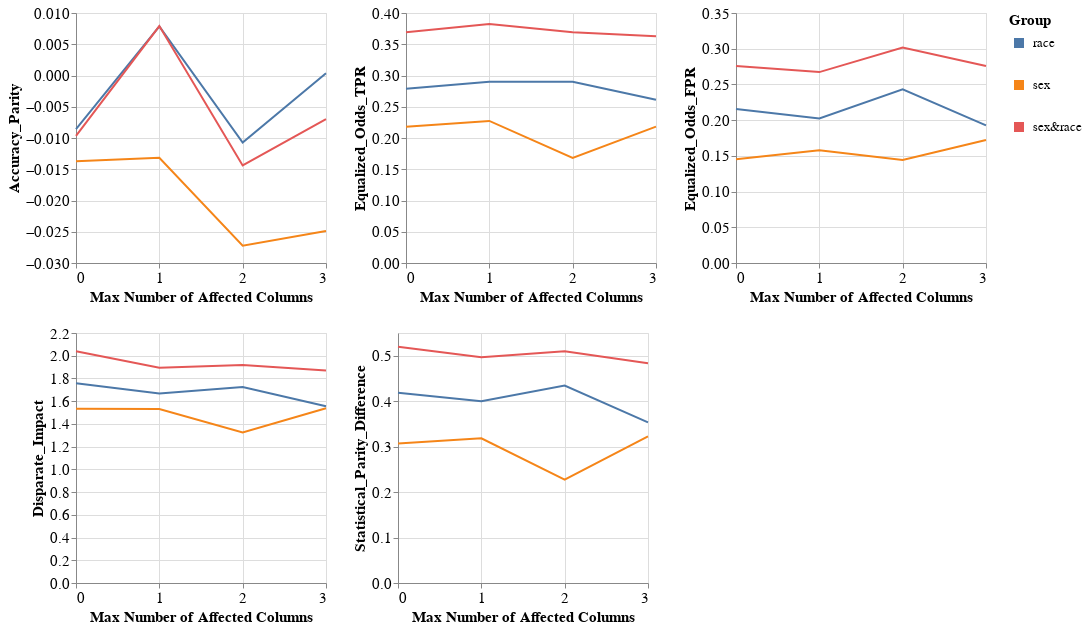

Write notebook code for a chart like this one.
### Code cell
visualizer.create_groups_grid_pct_lines_plot(model_name=MODEL_NAMES[0],
                                             target_preprocessing_technique=PREPROCESSING_TECHNIQUES[0],
                                             group_metrics_type='fairness',
                                             mode='max_num_columns')

### Figure 1 — Vega-Lite specification as saved in the notebook (floating-point values rounded to 4 significant figures)
{"config": {"view": {"continuousWidth": 400, "continuousHeight": 300}, "axis": {"labelFontSize": 15, "titleFontSize": 15}, "legend": {"labelFontSize": 13, "symbolStrokeWidth": 10, "titleFontSize": 15}}, "vconcat": [{"hconcat": [{"mark": "line", "encoding": {"color": {"field": "Group", "type": "nominal"}, "x": {"axis": {"tickMinStep": 1}, "field": "Percentage", "title": "Max Number of Affected Columns", "type": "quantitative"}, "y": {"field": "Metric_Value", "title": "Accuracy_Parity", "type": "quantitative"}}, "height": 250, "width": 250}, {"data": {"name": "data-44cafb33a26b37f59bd42b85cc00d811"}, "mark": "line", "encoding": {"color": {"field": "Group", "type": "nominal"}, "x": {"axis": {"tickMinStep": 1}, "field": "Percentage", "title": "Max Number of Affected Columns", "type": "quantitative"}, "y": {"field": "Metric_Value", "title": "Equalized_Odds_TPR", "type": "quantitative"}}, "height": 250, "width": 250}, {"data": {"name": "data-6a9d8d95655f7c29046fcf9000c4486e"}, "mark": "line", "encoding": {"color": {"field": "Group", "type": "nominal"}, "x": {"axis": {"tickMinStep": 1}, "field": "Percentage", "title": "Max Number of Affected Columns", "type": "quantitative"}, "y": {"field": "Metric_Value", "title": "Equalized_Odds_FPR", "type": "quantitative"}}, "height": 250, "width": 250}]}, {"hconcat": [{"mark": "line", "encoding": {"color": {"field": "Group", "type": "nominal"}, "x": {"axis": {"tickMinStep": 1}, "field": "Percentage", "title": "Max Number of Affected Columns", "type": "quantitative"}, "y": {"field": "Metric_Value", "title": "Disparate_Impact", "type": "quantitative"}}, "height": 250, "width": 250}, {"data": {"name": "data-d65d584b7b8918fbfc87af2b1df2d23b"}, "mark": "line", "encoding": {"color": {"field": "Group", "type": "nominal"}, "x": {"axis": {"tickMinStep": 1}, "field": "Percentage", "title": "Max Number of Affected Columns", "type": "quantitative"}, "y": {"field": "Metric_Value", "title": "Statistical_Parity_Difference", "type": "quantitative"}}, "height": 250, "width": 250}], "data": {"name": "data-86d1e2ede0162e6ae31dd10bfd8ccee6"}}], "data": {"name": "data-66c49a10ad673d54d7398e5b073394ca"}, "$schema": "https://vega.github.io/schema/vega-lite/v4.17.0.json", "datasets": {"data-66c49a10ad673d54d7398e5b073394ca": [{"Model_Name": "DecisionTreeClassifier", "Metric": "Accuracy_Parity", "Group": "race", "Metric_Value": -0.008563, "Percentage": 0.0}, {"Model_Name": "DecisionTreeClassifier", "Metric": "Accuracy_Parity", "Group": "sex", "Metric_Value": -0.0137, "Percentage": 0.0}, {"Model_Name": "DecisionTreeClassifier", "Metric": "Accuracy_Parity", "Group": "sex&race", "Metric_Value": -0.00965, "Percentage": 0.0}, {"Model_Name": "DecisionTreeClassifier", "Metric": "Accuracy_Parity", "Group": "race", "Metric_Value": 0.007853, "Percentage": 1.0}, {"Model_Name": "DecisionTreeClassifier", "Metric": "Accuracy_Parity", "Group": "sex", "Metric_Value": -0.01317, "Percentage": 1.0}, {"Model_Name": "DecisionTreeClassifier", "Metric": "Accuracy_Parity", "Group": "sex&race", "Metric_Value": 0.00791, "Percentage": 1.0}, {"Model_Name": "DecisionTreeClassifier", "Metric": "Accuracy_Parity", "Group": "race", "Metric_Value": -0.01072, "Percentage": 2.0}, {"Model_Name": "DecisionTreeClassifier", "Metric": "Accuracy_Parity", "Group": "sex", "Metric_Value": -0.02722, "Percentage": 2.0}, {"Model_Name": "DecisionTreeClassifier", "Metric": "Accuracy_Parity", "Group": "sex&race", "Metric_Value": -0.0144, "Percentage": 2.0}, {"Model_Name": "DecisionTreeClassifier", "Metric": "Accuracy_Parity", "Group": "race", "Metric_Value": 0.0003474, "Percentage": 3.0}, {"Model_Name": "DecisionTreeClassifier", "Metric": "Accuracy_Parity", "Group": "sex", "Metric_Value": -0.02488, "Percentage": 3.0}, {"Model_Name": "DecisionTreeClassifier", "Metric": "Accuracy_Parity", "Group": "sex&race", "Metric_Value": -0.00696, "Percentage": 3.0}], "data-44cafb33a26b37f59bd42b85cc00d811": [{"Model_Name": "DecisionTreeClassifier", "Metric": "Equalized_Odds_TPR", "Group": "race", "Metric_Value": 0.2787, "Percentage": 0.0}, {"Model_Name": "DecisionTreeClassifier", "Metric": "Equalized_Odds_TPR", "Group": "sex", "Metric_Value": 0.2182, "Percentage": 0.0}, {"Model_Name": "DecisionTreeClassifier", "Metric": "Equalized_Odds_TPR", "Group": "sex&race", "Metric_Value": 0.3693, "Percentage": 0.0}, {"Model_Name": "DecisionTreeClassifier", "Metric": "Equalized_Odds_TPR", "Group": "race", "Metric_Value": 0.2901, "Percentage": 1.0}, {"Model_Name": "DecisionTreeClassifier", "Metric": "Equalized_Odds_TPR", "Group": "sex", "Metric_Value": 0.2273, "Percentage": 1.0}, {"Model_Name": "DecisionTreeClassifier", "Metric": "Equalized_Odds_TPR", "Group": "sex&race", "Metric_Value": 0.3824, "Percentage": 1.0}, {"Model_Name": "DecisionTreeClassifier", "Metric": "Equalized_Odds_TPR", "Group": "race", "Metric_Value": 0.2901, "Percentage": 2.0}, {"Model_Name": "DecisionTreeClassifier", "Metric": "Equalized_Odds_TPR", "Group": "sex", "Metric_Value": 0.1682, "Percentage": 2.0}, {"Model_Name": "DecisionTreeClassifier", "Metric": "Equalized_Odds_TPR", "Group": "sex&race", "Metric_Value": 0.3693, "Percentage": 2.0}, {"Model_Name": "DecisionTreeClassifier", "Metric": "Equalized_Odds_TPR", "Group": "race", "Metric_Value": 0.2612, "Percentage": 3.0}, {"Model_Name": "DecisionTreeClassifier", "Metric": "Equalized_Odds_TPR", "Group": "sex", "Metric_Value": 0.2182, "Percentage": 3.0}, {"Model_Name": "DecisionTreeClassifier", "Metric": "Equalized_Odds_TPR", "Group": "sex&race", "Metric_Value": 0.3627, "Percentage": 3.0}], "data-6a9d8d95655f7c29046fcf9000c4486e": [{"Model_Name": "DecisionTreeClassifier", "Metric": "Equalized_Odds_FPR", "Group": "race", "Metric_Value": 0.2155, "Percentage": 0.0}, {"Model_Name": "DecisionTreeClassifier", "Metric": "Equalized_Odds_FPR", "Group": "sex", "Metric_Value": 0.1451, "Percentage": 0.0}, {"Model_Name": "DecisionTreeClassifier", "Metric": "Equalized_Odds_FPR", "Group": "sex&race", "Metric_Value": 0.2759, "Percentage": 0.0}, {"Model_Name": "DecisionTreeClassifier", "Metric": "Equalized_Odds_FPR", "Group": "race", "Metric_Value": 0.2025, "Percentage": 1.0}, {"Model_Name": "DecisionTreeClassifier", "Metric": "Equalized_Odds_FPR", "Group": "sex", "Metric_Value": 0.1577, "Percentage": 1.0}, {"Model_Name": "DecisionTreeClassifier", "Metric": "Equalized_Odds_FPR", "Group": "sex&race", "Metric_Value": 0.2672, "Percentage": 1.0}, {"Model_Name": "DecisionTreeClassifier", "Metric": "Equalized_Odds_FPR", "Group": "race", "Metric_Value": 0.243, "Percentage": 2.0}, {"Model_Name": "DecisionTreeClassifier", "Metric": "Equalized_Odds_FPR", "Group": "sex", "Metric_Value": 0.1442, "Percentage": 2.0}, {"Model_Name": "DecisionTreeClassifier", "Metric": "Equalized_Odds_FPR", "Group": "sex&race", "Metric_Value": 0.3017, "Percentage": 2.0}, {"Model_Name": "DecisionTreeClassifier", "Metric": "Equalized_Odds_FPR", "Group": "race", "Metric_Value": 0.1926, "Percentage": 3.0}, {"Model_Name": "DecisionTreeClassifier", "Metric": "Equalized_Odds_FPR", "Group": "sex", "Metric_Value": 0.1722, "Percentage": 3.0}, {"Model_Name": "DecisionTreeClassifier", "Metric": "Equalized_Odds_FPR", "Group": "sex&race", "Metric_Value": 0.2759, "Percentage": 3.0}], "data-86d1e2ede0162e6ae31dd10bfd8ccee6": [{"Model_Name": "DecisionTreeClassifier", "Metric": "Disparate_Impact", "Group": "race", "Metric_Value": 1.757, "Percentage": 0.0}, {"Model_Name": "DecisionTreeClassifier", "Metric": "Disparate_Impact", "Group": "sex", "Metric_Value": 1.534, "Percentage": 0.0}, {"Model_Name": "DecisionTreeClassifier", "Metric": "Disparate_Impact", "Group": "sex&race", "Metric_Value": 2.039, "Percentage": 0.0}, {"Model_Name": "DecisionTreeClassifier", "Metric": "Disparate_Impact", "Group": "race", "Metric_Value": 1.667, "Percentage": 1.0}, {"Model_Name": "DecisionTreeClassifier", "Metric": "Disparate_Impact", "Group": "sex", "Metric_Value": 1.53, "Percentage": 1.0}, {"Model_Name": "DecisionTreeClassifier", "Metric": "Disparate_Impact", "Group": "sex&race", "Metric_Value": 1.894, "Percentage": 1.0}, {"Model_Name": "DecisionTreeClassifier", "Metric": "Disparate_Impact", "Group": "race", "Metric_Value": 1.724, "Percentage": 2.0}, {"Model_Name": "DecisionTreeClassifier", "Metric": "Disparate_Impact", "Group": "sex", "Metric_Value": 1.325, "Percentage": 2.0}, {"Model_Name": "DecisionTreeClassifier", "Metric": "Disparate_Impact", "Group": "sex&race", "Metric_Value": 1.918, "Percentage": 2.0}, {"Model_Name": "DecisionTreeClassifier", "Metric": "Disparate_Impact", "Group": "race", "Metric_Value": 1.556, "Percentage": 3.0}, {"Model_Name": "DecisionTreeClassifier", "Metric": "Disparate_Impact", "Group": "sex", "Metric_Value": 1.538, "Percentage": 3.0}, {"Model_Name": "DecisionTreeClassifier", "Metric": "Disparate_Impact", "Group": "sex&race", "Metric_Value": 1.871, "Percentage": 3.0}], "data-d65d584b7b8918fbfc87af2b1df2d23b": [{"Model_Name": "DecisionTreeClassifier", "Metric": "Statistical_Parity_Difference", "Group": "race", "Metric_Value": 0.4185, "Percentage": 0.0}, {"Model_Name": "DecisionTreeClassifier", "Metric": "Statistical_Parity_Difference", "Group": "sex", "Metric_Value": 0.3068, "Percentage": 0.0}, {"Model_Name": "DecisionTreeClassifier", "Metric": "Statistical_Parity_Difference", "Group": "sex&race", "Metric_Value": 0.5196, "Percentage": 0.0}, {"Model_Name": "DecisionTreeClassifier", "Metric": "Statistical_Parity_Difference", "Group": "race", "Metric_Value": 0.4, "Percentage": 1.0}, {"Model_Name": "DecisionTreeClassifier", "Metric": "Statistical_Parity_Difference", "Group": "sex", "Metric_Value": 0.3182, "Percentage": 1.0}, {"Model_Name": "DecisionTreeClassifier", "Metric": "Statistical_Parity_Difference", "Group": "sex&race", "Metric_Value": 0.4967, "Percentage": 1.0}, {"Model_Name": "DecisionTreeClassifier", "Metric": "Statistical_Parity_Difference", "Group": "race", "Metric_Value": 0.4343, "Percentage": 2.0}, {"Model_Name": "DecisionTreeClassifier", "Metric": "Statistical_Parity_Difference", "Group": "sex", "Metric_Value": 0.2273, "Percentage": 2.0}, {"Model_Name": "DecisionTreeClassifier", "Metric": "Statistical_Parity_Difference", "Group": "sex&race", "Metric_Value": 0.5098, "Percentage": 2.0}, {"Model_Name": "DecisionTreeClassifier", "Metric": "Statistical_Parity_Difference", "Group": "race", "Metric_Value": 0.3533, "Percentage": 3.0}, {"Model_Name": "DecisionTreeClassifier", "Metric": "Statistical_Parity_Difference", "Group": "sex", "Metric_Value": 0.3227, "Percentage": 3.0}, {"Model_Name": "DecisionTreeClassifier", "Metric": "Statistical_Parity_Difference", "Group": "sex&race", "Metric_Value": 0.4837, "Percentage": 3.0}]}}
